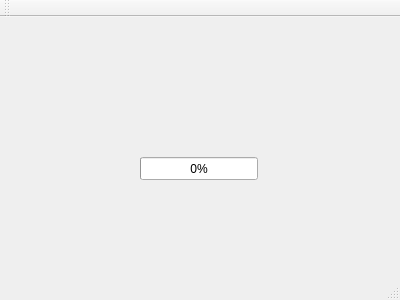
<?xml version="1.0" encoding="UTF-8"?>
<ui version="4.0">
 <class>MainWindow</class>
 <widget class="QMainWindow" name="MainWindow">
  <property name="geometry">
   <rect>
    <x>0</x>
    <y>0</y>
    <width>400</width>
    <height>300</height>
   </rect>
  </property>
  <property name="windowTitle">
   <string>MainWindow</string>
  </property>
  <widget class="QWidget" name="centralWidget">
   <widget class="QProgressBar" name="progressBar">
    <property name="geometry">
     <rect>
      <x>140</x>
      <y>140</y>
      <width>118</width>
      <height>23</height>
     </rect>
    </property>
    <property name="value">
     <number>0</number>
    </property>
   </widget>
  </widget>
  <widget class="QMenuBar" name="menuBar">
   <property name="geometry">
    <rect>
     <x>0</x>
     <y>0</y>
     <width>400</width>
     <height>22</height>
    </rect>
   </property>
  </widget>
  <widget class="QToolBar" name="mainToolBar">
   <attribute name="toolBarArea">
    <enum>TopToolBarArea</enum>
   </attribute>
   <attribute name="toolBarBreak">
    <bool>false</bool>
   </attribute>
  </widget>
  <widget class="QStatusBar" name="statusBar"/>
 </widget>
 <layoutdefault spacing="6" margin="11"/>
 <resources/>
 <connections/>
</ui>
